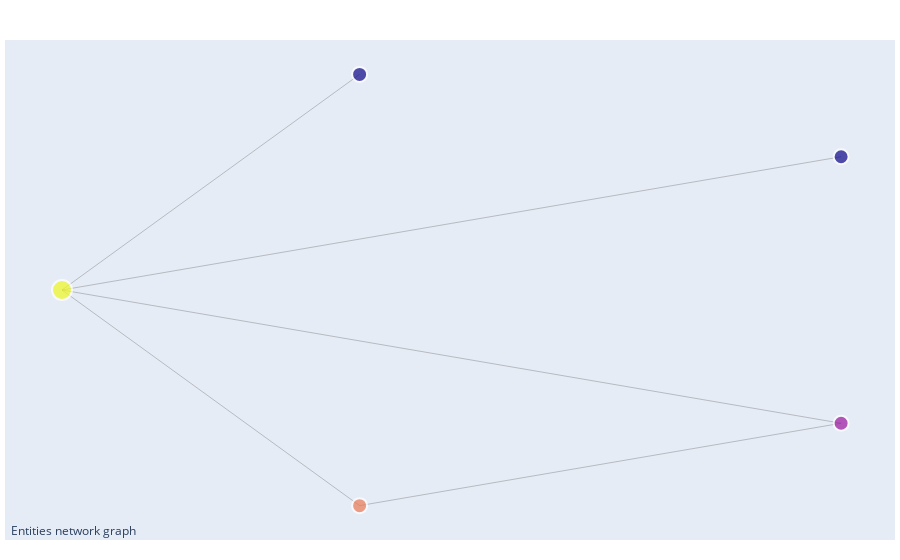

The notebook cell saved with this chart:
### Code cell
fig = go.Figure(data=[edge_trace, node_trace],
             layout=go.Layout(
                titlefont_size=16,
                showlegend=False,
                hovermode='closest',
                margin=dict(b=20,l=5,r=5,t=40),
                annotations=[ dict(
                    text="Entities network graph",
                    showarrow=False,
                    xref="paper", yref="paper",
                    x=0.005, y=-0.002 ) ],
                xaxis=dict(showgrid=False, zeroline=False, showticklabels=False),
                yaxis=dict(showgrid=False, zeroline=False, showticklabels=False))
                )
fig.show()

### Figure 1 — Plotly figure (JSON) as saved in the notebook; plotly's stock layout.template omitted (floating-point values rounded to 4 significant figures)
{"data": [{"hoverinfo": "none", "line": {"color": "#888", "width": 0.5}, "mode": "lines", "type": "scatter", "x": [-1, -0.309, null, -1, 0.809, null, -1, 0.809, null, -1, -0.309, null, -0.309, 0.809, null], "y": [-8.742e-08, -0.9511, null, -8.742e-08, -0.5878, null, -8.742e-08, 0.5878, null, -8.742e-08, 0.9511, null, -0.9511, -0.5878, null]}, {"hoverinfo": "text", "marker": {"color": [0, 1, 2, 3, 3], "line": {"width": 2}, "reversescale": true, "size": [20, 15, 15, 15, 15]}, "mode": "markers", "text": ["A:A1", "B:B1", "C:C1", "D:D1", "D:D2"], "type": "scatter", "x": [-1, -0.309, 0.809, 0.809, -0.309], "y": [-8.742e-08, -0.9511, -0.5878, 0.5878, 0.9511]}], "layout": {"annotations": [{"showarrow": false, "text": "Entities network graph", "x": 0.005, "xref": "paper", "y": -0.002, "yref": "paper"}], "hovermode": "closest", "margin": {"b": 20, "l": 5, "r": 5, "t": 40}, "showlegend": false, "title": {"font": {"size": 16}}, "xaxis": {"showgrid": false, "showticklabels": false, "zeroline": false}, "yaxis": {"showgrid": false, "showticklabels": false, "zeroline": false}}}
